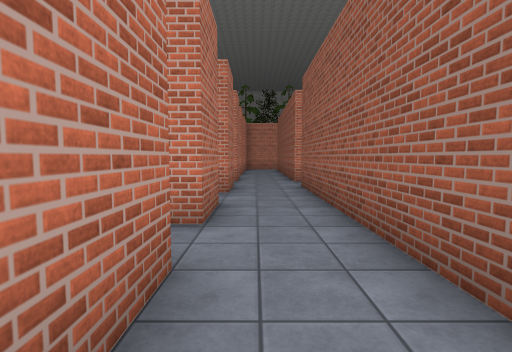
[1] (above)

21 first-person views from a walk through a Unity game level. The camera is 1.3 m above the floor, tilts 4° down and sees 85° across. The floor is counted in squares, 1.55 m on a side. Each view is taken from the middle of a square. On the plan, view 1 faces up. The plan holds only what a view shows up to about 10 squares ahead; the rest is blank. The place goes on beyond the plan. The player is left out. Some surface patterns are stand-ins.

[2]
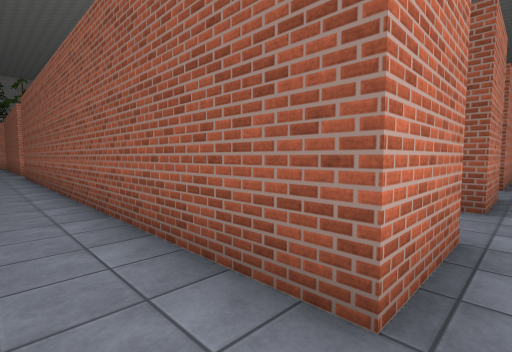

[3]
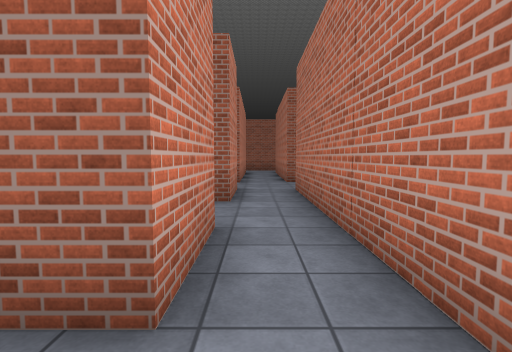

[4]
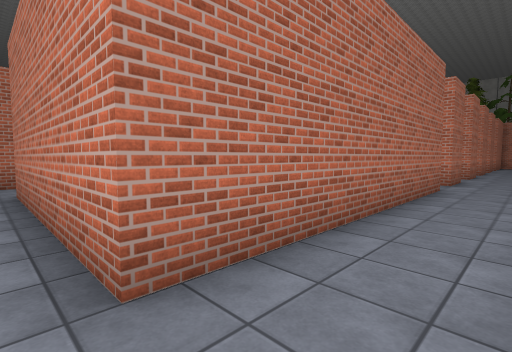

[5]
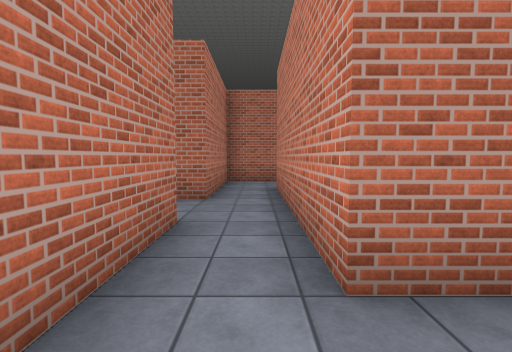

[6]
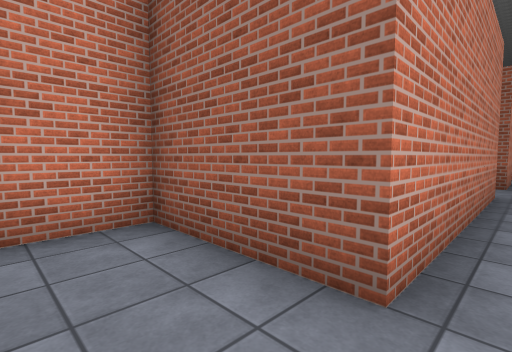

[7]
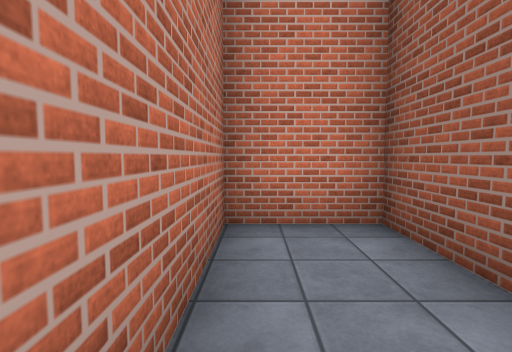

[8]
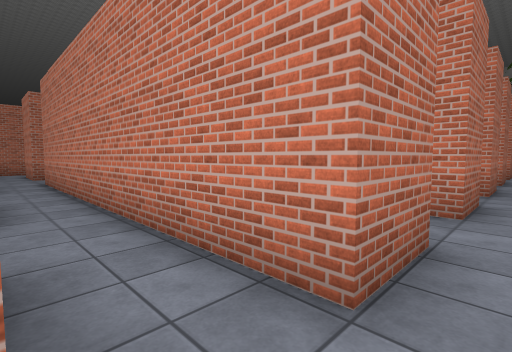

[9]
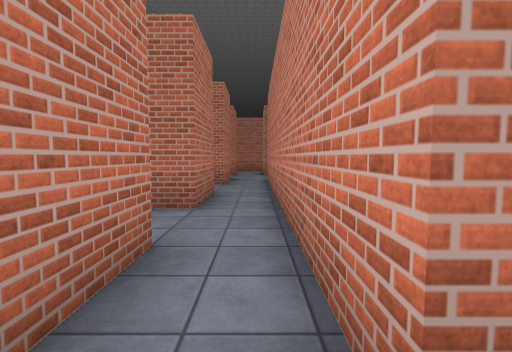

[10]
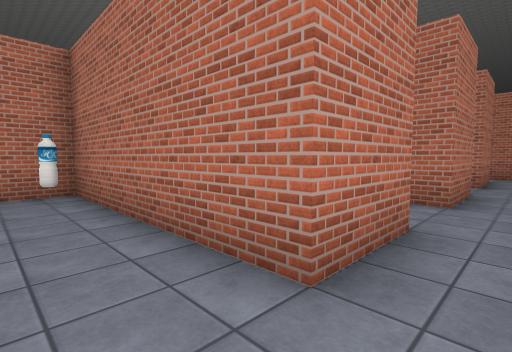

[11]
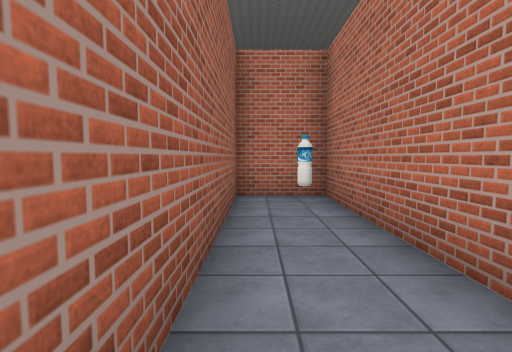

[12]
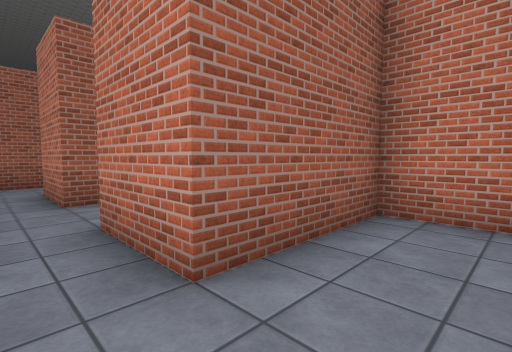

[13]
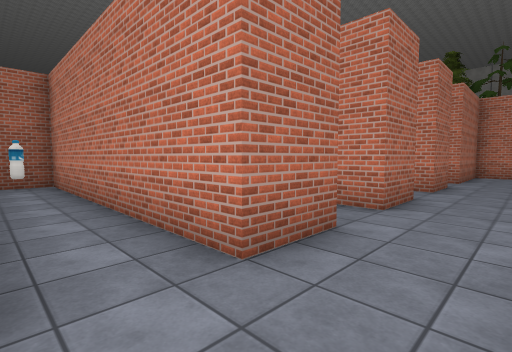

[14]
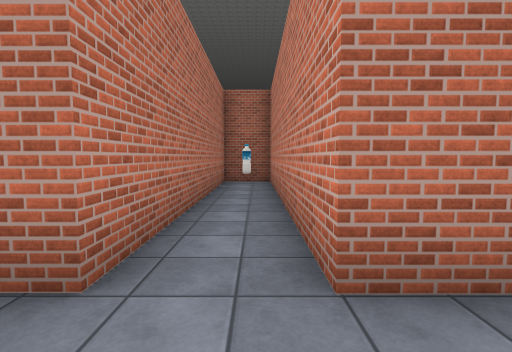

[15]
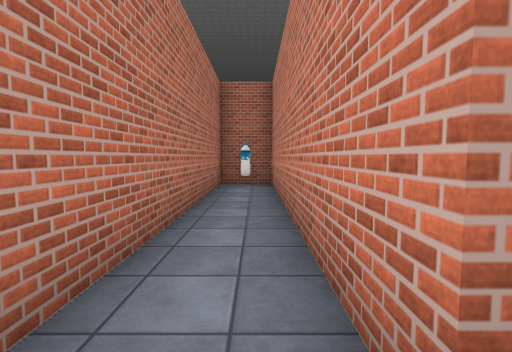

[16]
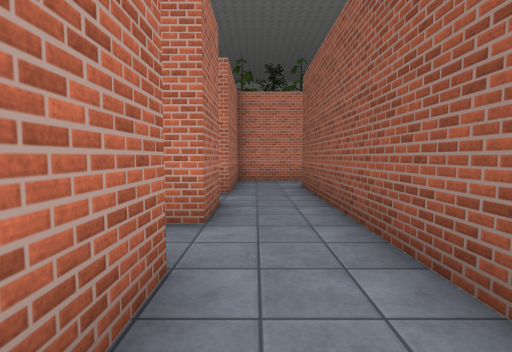

[17]
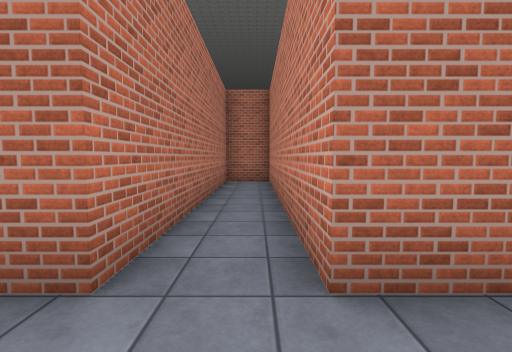

[18]
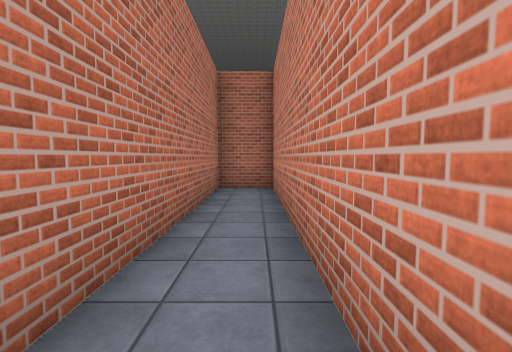

[19]
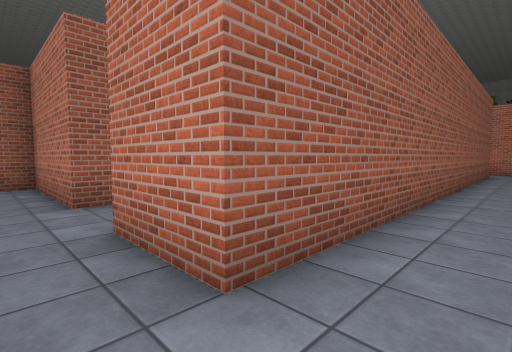

[20]
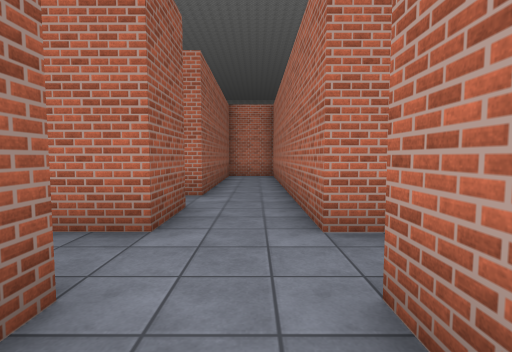

[21]
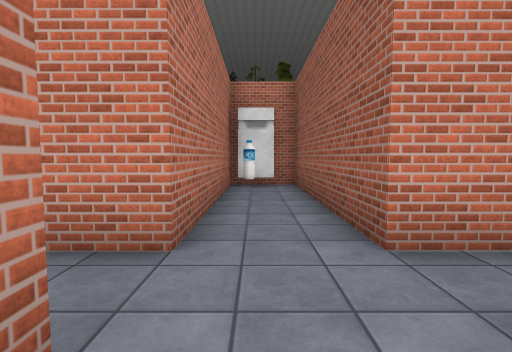

### Floor plan
Points are (right, up) in squares from view 1. A wall is a line through its corners. A room is listed if a view was taken in it or the views show most of it. See-through windows are left out.
Room 1 (views 1, 2, 3, 4, 5, 8, 9)
walls: (-0.6, 2) (-0.6, -5.5) (-2.5, -5.5); (3.4, -5.5) (1.3, -5.5) (1.3, 3.5); (-2.6, -7) (3.6, -7)
ways out: opening at (-1.5, 3) to room 3; opening at (0.5, 4.5) to room 5; opening at (-1.5, -6) to room 9; opening at (2.5, -6)
Room 2 (views 6, 7)
walls: (-4.5, -5.5) (-6.4, -5.5) (-6.4, -2.6) (-8.4, -2.6) (-8.4, -7) (-4.5, -7)
ways out: opening at (-5.5, -6) to room 9
Room 3 (views 10, 11)
walls: (-4.5, 2) (-4.5, -3.9) (-2.6, -3.9) (-2.6, 2) (-0.6, 2); (-0.6, 3.4) (-4.5, 3.4)
ways out: opening at (-1.5, 3) to room 1; opening at (-5.5, 3) to room 4
objects: other object (-4, -3)
Room 4 (view 12)
walls: (-8.4, 2) (-8.4, 1.4); (-4.5, 3.4) (-8.4, 3.4); (-7.9, -1.1) (-6.4, -1.1) (-6.4, 2) (-4.5, 2)
ways out: opening at (-5.5, 3) to room 3; opening at (-9.5, 3)
Room 5 (views 13, 14, 15)
walls: (-0.6, 6.5) (-8.4, 6.5) (-8.4, 4.9) (-0.6, 4.9) (-0.6, 3.4); (1.3, 3.5) (1.3, 6.5)
ways out: opening at (0.5, 4.5) to room 1; opening at (0.5, 7.5) to room 6
objects: other object (-8, 6)
Room 6 (views 16, 17, 18, 19)
walls: (-0.6, 9.4) (-8.4, 9.4) (-8.4, 8) (-0.6, 8) (-0.6, 6.5); (1.3, 6.5) (1.3, 8) (3.3, 8); (3.3, 9.4) (1.3, 9.4)
ways out: opening at (0.5, 7.5) to room 5; opening at (2.5, 9) to room 7; opening at (0.5, 10.5) to room 8
Room 7 (views 20, 21)
walls: (3.3, 8) (3.3, 6.5); (6.4, 9.4) (5.2, 9.4) (5.2, 14.5); (5.2, 6.4) (5.2, 8) (9, 8); (3.3, 14.5) (3.3, 9.4)
ways out: opening at (2.5, 9) to room 6; opening at (4, 7.5)
objects: other object (4, 14)
Room 8 (no view inside)
walls: (-0.6, 11) (-0.6, 9.4); (-0.6, 14) (-0.6, 12.5); (1.3, 9.4) (1.3, 14.5)
ways out: opening at (0.5, 10.5) to room 6; opening at (-1, 12)
Room 9 (no view inside)
walls: (-4.5, -7) (-4.5, -7.6); (-2.5, -5.5) (-4.5, -5.5)
ways out: opening at (-1.5, -6) to room 1; opening at (-5.5, -6) to room 2; opening at (-3.5, -7.5)

Where each view was taken, in squares from view 1:
view 1: 0 up, 0 right, facing up
view 2: 6 down, 0 right, facing up-right
view 3: 6 down, 0 right, facing right
view 4: 6 down, 1 right, facing up-left
view 5: 6 down, 1 right, facing left
view 6: 6 down, 8 left, facing up-right
view 7: 6 down, 8 left, facing up
view 8: 2 up, 0 right, facing up-left
view 9: 3 up, 0 right, facing left
view 10: 3 up, 3 left, facing down-left
view 11: 2 up, 3 left, facing down
view 12: 3 up, 8 left, facing down-right
view 13: 5 up, 1 right, facing up-left
view 14: 6 up, 1 right, facing left
view 15: 6 up, 0 right, facing left
view 16: 9 up, 0 right, facing up
view 17: 9 up, 1 right, facing left
view 18: 9 up, 1 left, facing left
view 19: 9 up, 0 right, facing down-right
view 20: 11 up, 4 right, facing down
view 21: 7 up, 4 right, facing up
